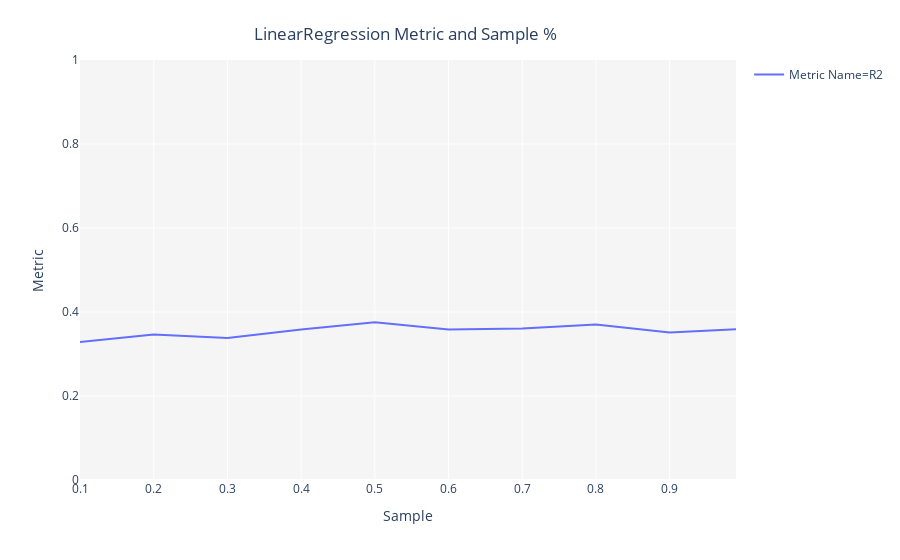

Notebook code for this chart:
### Code cell
from pycaret.regression import *
exp_reg101 = setup(data = df, target = 'income >50K', session_id=123)

### Figure 1 — Plotly figure (JSON) as saved in the notebook; plotly's stock layout.template omitted (floating-point values rounded to 4 significant figures)
{"data": [{"hoverlabel": {"namelength": 0}, "hovertemplate": "Metric Name=R2<br>Sample=%{x}<br>Metric=%{y}", "legendgroup": "Metric Name=R2", "line": {"color": "#636efa", "dash": "solid", "shape": "linear"}, "mode": "lines", "name": "Metric Name=R2", "showlegend": true, "type": "scatter", "x": [0.1, 0.2, 0.3, 0.4, 0.5, 0.6, 0.7, 0.8, 0.9, 0.99], "xaxis": "x", "y": [0.3289, 0.3462, 0.3384, 0.3585, 0.3759, 0.3582, 0.3605, 0.3703, 0.3514, 0.3592], "yaxis": "y"}], "layout": {"legend": {"tracegroupgap": 0}, "margin": {"t": 60}, "plot_bgcolor": "rgb(245,245,245)", "title": {"text": "LinearRegression Metric and Sample %", "x": 0.45, "xanchor": "center", "y": 0.95, "yanchor": "top"}, "xaxis": {"anchor": "y", "domain": [0, 1], "title": {"text": "Sample"}}, "yaxis": {"anchor": "x", "domain": [0, 1], "range": [0, 1], "title": {"text": "Metric"}}}}
